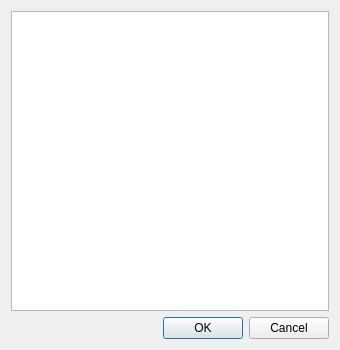
<?xml version="1.0" encoding="UTF-8"?>
<ui version="4.0">
 <class>NotesEditor</class>
 <widget class="QDialog" name="NotesEditor">
  <property name="geometry">
   <rect>
    <x>0</x>
    <y>0</y>
    <width>340</width>
    <height>350</height>
   </rect>
  </property>
  <property name="windowTitle">
   <string>Edit Notes</string>
  </property>
  <property name="locale">
   <locale language="English" country="UnitedStates"/>
  </property>
  <property name="modal">
   <bool>true</bool>
  </property>
  <layout class="QVBoxLayout" name="verticalLayout">
   <item>
    <widget class="QPlainTextEdit" name="plainTextEdit"/>
   </item>
   <item>
    <widget class="QDialogButtonBox" name="buttonBox">
     <property name="orientation">
      <enum>Qt::Horizontal</enum>
     </property>
     <property name="standardButtons">
      <set>QDialogButtonBox::Cancel|QDialogButtonBox::Ok</set>
     </property>
    </widget>
   </item>
  </layout>
 </widget>
 <resources/>
 <connections>
  <connection>
   <sender>buttonBox</sender>
   <signal>accepted()</signal>
   <receiver>NotesEditor</receiver>
   <slot>accept()</slot>
   <hints>
    <hint type="sourcelabel">
     <x>248</x>
     <y>254</y>
    </hint>
    <hint type="destinationlabel">
     <x>157</x>
     <y>274</y>
    </hint>
   </hints>
  </connection>
  <connection>
   <sender>buttonBox</sender>
   <signal>rejected()</signal>
   <receiver>NotesEditor</receiver>
   <slot>reject()</slot>
   <hints>
    <hint type="sourcelabel">
     <x>316</x>
     <y>260</y>
    </hint>
    <hint type="destinationlabel">
     <x>286</x>
     <y>274</y>
    </hint>
   </hints>
  </connection>
 </connections>
</ui>
